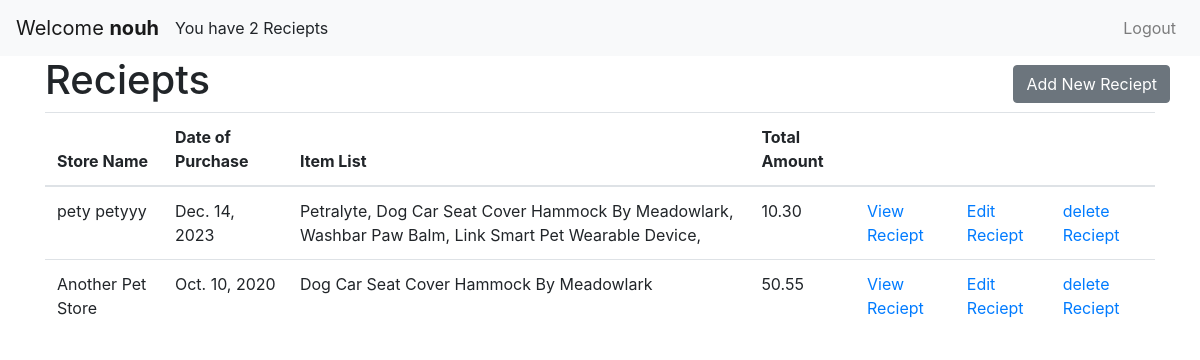
Before: / (signed in) with the older database file.
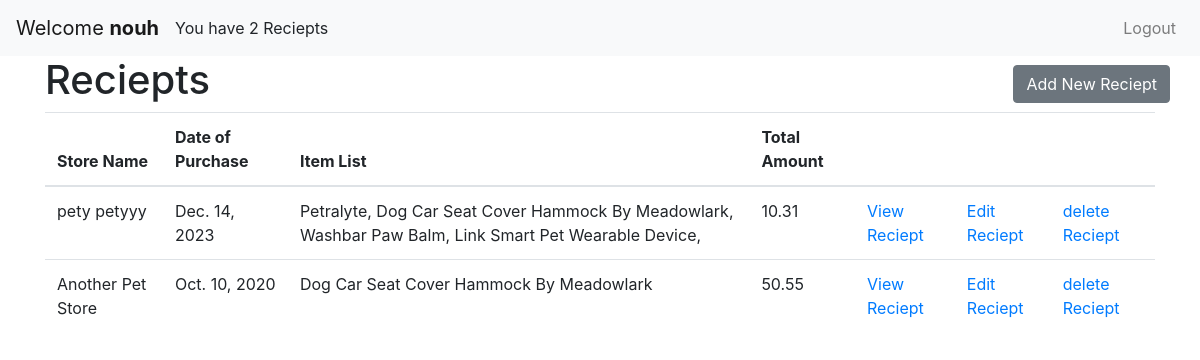
After: the same page with the newer database file.
### reciepts/models.py (models this page shows, shortened)
class Reciept(models.Model):
    user = models.ForeignKey(User, on_delete=models.CASCADE)
    store_name = models.CharField(max_length=100)
    data_of_purchase = models.DateField()
    item_list = models.TextField()
    total_amount = models.DecimalField(max_digits=10, decimal_places=2)

### reciepts/views.py (the view)
# urls.py: path('', views.index, name='index'),
@login_required(login_url='reciepts:login')
def index(request):
    reciepts = Reciept.objects.filter(user=request.user)
    context = {'reciepts': reciepts}
    return render(request, 'reciepts/index.html', context)

### templates/reciepts/index.html (shortened to what this page needs)
<!DOCTYPE html>
<html lang="en">
<head>
    <link href="https://maxcdn.bootstrapcdn.com/bootstrap/4.5.2/css/bootstrap.min.css" rel="stylesheet">
</head>
<body>
    <nav class="navbar navbar-expand-lg navbar-light bg-light">
        <a class="navbar-brand" href="#">Welcome <b>{{ user.username }}</b></a>
        <div class="collapse navbar-collapse" id="navbarNav">
            <ul class="navbar-nav">
                <li class="nav-item active">
                  You have  {{ reciepts|length }} Reciepts
                </li>
            </ul>
            <ul class="navbar-nav ml-auto">
                <li class="nav-item">
                    <a class="nav-link" href="{% url "reciepts:logout" %}">Logout</a>
                </li>
            </ul>
        </div>
    </nav>
    <div class="container">
        <div class="row align-items-center">
            <h1 class="col-sm">Reciepts</h1>
            <a href="{% url "reciepts:newReciept" %}" ><button class="btn btn-secondary">Add New Reciept</button></a>
        </div>
        <table class="table">
            <thead>
                <tr>
                    <th>Store Name</th>
                    <th>Date of Purchase</th>
                    <th>Item List</th>
                    <th>Total Amount</th>
                    <th></th>
                    <th></th>
                    <th></th>
                </tr>
            </thead>
            <tbody>
                {% for reciept in reciepts %}
                <tr>
                    <td>{{ reciept.store_name }}</td>
                    <td>{{ reciept.data_of_purchase }}</td>
                    <td>{{ reciept.item_list }}</td>
                    <td>{{ reciept.total_amount }}</td>
                    <td><a href="{% url "reciepts:reciept" reciept.id %}">View Reciept</a> </td>
                    <td><a href="{% url "reciepts:editReciept" reciept.id %}">Edit Reciept</a> </td>
                    <td><a href="{% url "reciepts:deleteReciept" reciept.id %}">delete Reciept </td>
                </tr>
                {% endfor %}
            </tbody>
        </table>
    </div>
</body>
</html>

Changed rows visible on the page:
changed Reciept "pety petyyy": total_amount "10.30" → "10.31"
